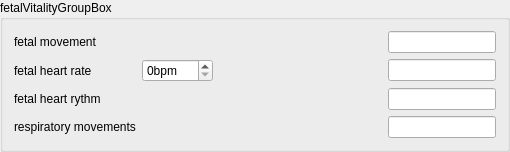
       <widget class="QGroupBox" name="fetus1FetalVitalityGroupBox">
        <property name="sizePolicy">
         <sizepolicy hsizetype="Preferred" vsizetype="Minimum">
          <horstretch>0</horstretch>
          <verstretch>0</verstretch>
         </sizepolicy>
        </property>
        <property name="minimumSize">
         <size>
          <width>0</width>
          <height>150</height>
         </size>
        </property>
        <property name="title">
         <string>fetalVitalityGroupBox</string>
        </property>
        <layout class="QGridLayout" name="gridLayout">
         <item row="0" column="0">
          <widget class="QLabel" name="fetus1FetalMovementLabel">
           <property name="text">
            <string>fetal movement</string>
           </property>
          </widget>
         </item>
         <item row="0" column="1">
          <layout class="QHBoxLayout" name="fetus1FetalMovementRadioLayout"/>
         </item>
         <item row="0" column="3">
          <widget class="QLineEdit" name="fetus1FetalMovementLineEdit"/>
         </item>
         <item row="1" column="0">
          <widget class="QLabel" name="fetus1FhrLabel">
           <property name="text">
            <string>fetal heart rate</string>
           </property>
          </widget>
         </item>
         <item row="1" column="1">
          <widget class="QSpinBox" name="fetus1FhrSpinBox">
           <property name="suffix">
            <string>bpm</string>
           </property>
           <property name="maximum">
            <number>999</number>
           </property>
          </widget>
         </item>
         <item row="1" column="2">
          <spacer name="horizontalSpacer_14">
           <property name="orientation">
            <enum>Qt::Horizontal</enum>
           </property>
           <property name="sizeHint" stdset="0">
            <size>
             <width>169</width>
             <height>7</height>
            </size>
           </property>
          </spacer>
         </item>
         <item row="1" column="3">
          <widget class="QLineEdit" name="fetus1FhrLineEdit"/>
         </item>
         <item row="2" column="0">
          <widget class="QLabel" name="fetus1HeartRhythmLabel">
           <property name="text">
            <string>fetal heart rythm</string>
           </property>
          </widget>
         </item>
         <item row="2" column="1">
          <layout class="QHBoxLayout" name="fetus1HeartRhythmRadioLayout"/>
         </item>
         <item row="2" column="3">
          <widget class="QLineEdit" name="fetus1HeartRhythmLineEdit"/>
         </item>
         <item row="3" column="0">
          <widget class="QLabel" name="fetus1RespiratoryLabel">
           <property name="text">
            <string>respiratory movements</string>
           </property>
          </widget>
         </item>
         <item row="3" column="1">
          <layout class="QHBoxLayout" name="fetus1RespiratoryRadioLayout"/>
         </item>
         <item row="3" column="3">
          <widget class="QLineEdit" name="fetus1RespiratoryLineEdit"/>
         </item>
        </layout>
       </widget>
